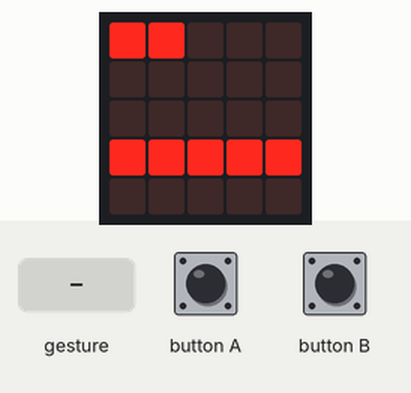
This program was run on a simulated BBC micro:bit (MakeCode). On the bench: the board's 5×5 LED display. Inputs (shaded band) come from the test bench. The interpreter's speed is modelled, so counts of loop turns are approximate; a tilt is held for 1.5 s and a shake lasts 1 s, then the board lies face up again; the 48×5 strip is a reading aid, not a part: it shows the text the display is scrolling, unrolled, one strip-width of it at a time.

Above: at 12.9 s.
13.0 s: button A pressed for 0.15 s
At 13.6 s:
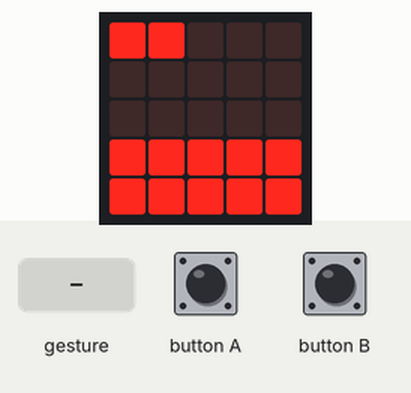
14.6 s: button B pressed for 0.15 s
At 15.9 s:
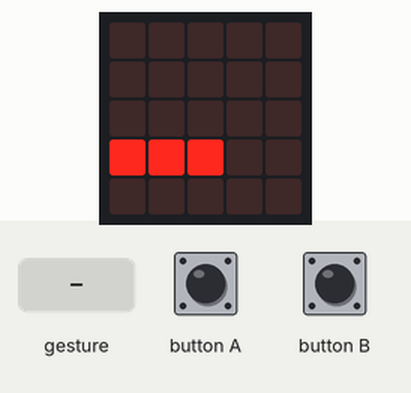
16.2 s: button A pressed for 0.15 s
At 17.3 s:
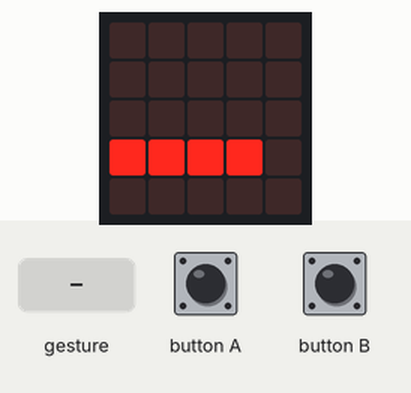
17.8 s: button B pressed for 0.15 s
At 18.6 s:
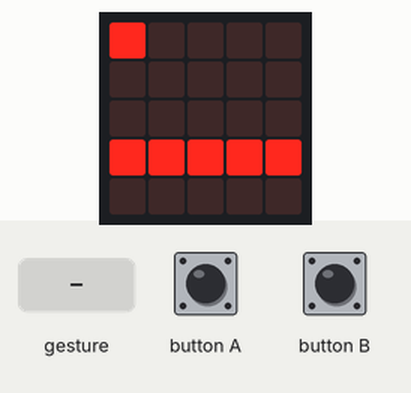
19.4 s: button B pressed for 0.15 s
At 19.8 s:
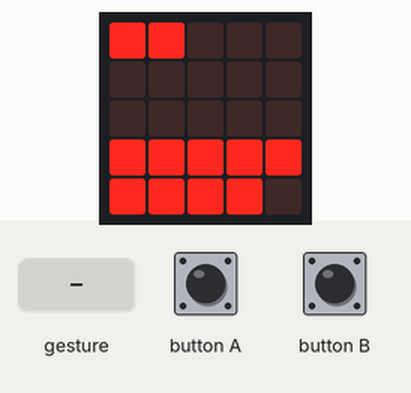
20.1 s: gesture 'shake'
At 36.6 s:
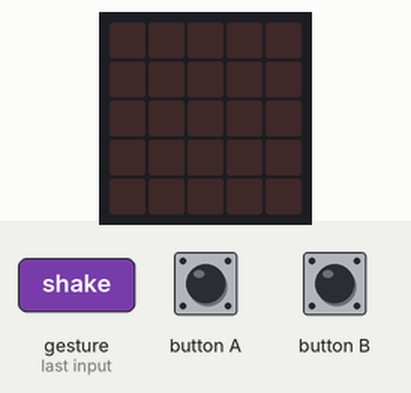

The program:

main.ts
```typescript
input.onGesture(Gesture.ScreenDown, function () {
    if (全局阶段str.compare("工作倒计时") == 0) {
        if (局部阶段num == 0) {
            局部阶段num = 1
        }
    }
})
function 清空时间显示状态 () {
    上次绘制的时间m = 0
    当前闪烁状态01 = 0
}
function 等待阶段结束 (阶段Str: string) {
    while (全局阶段str.compare(阶段Str) == 0) {
        basic.pause(100)
    }
}
// 番茄时长 25 到 60
//
// 短休息 3 到 5
//
// 长休息 15 到 30
function 显示符号时间 (时间m: number, 闪烁b: boolean) {
    if (上次绘制的时间m != 时间m) {
        basic.clearScreen()
        绘图索引X = 0
        while (绘图索引X < Math.idiv(时间m - 1, 10)) {
            led.plot(绘图索引X, 0)
            绘图索引X += 1
        }
        临时值 = 0
        while (临时值 < 时间m - Math.idiv(时间m - 1, 10) * 10) {
            if (临时值 < 5) {
                绘图索引X = 临时值
                绘图索引Y = 3
            } else {
                绘图索引X = 临时值 % 5
                绘图索引Y = 4
            }
            led.plot(绘图索引X, 绘图索引Y)
            临时值 += 1
        }
        上次绘制的时间m = 时间m
    }
    if (闪烁b && 时间m > 0) {
        临时值 = Math.trunc(input.runningTime() / 500) % 2
        if (当前闪烁状态01 != 临时值) {
            if (当前闪烁状态01 == 0) {
                led.unplot(绘图索引X, 绘图索引Y)
            } else {
                led.plot(绘图索引X, 绘图索引Y)
            }
            当前闪烁状态01 = 临时值
        }
    }
}
input.onButtonPressed(Button.A, function () {
    if (全局阶段str.compare("问候语") == 0) {
        led.stopAnimation()
    } else if (全局阶段str.compare("设置") == 0) {
        if (局部阶段num == 0) {
            番茄时间长度m = 番茄时间长度m + 5
            if (番茄时间长度m > 60) {
                番茄时间长度m = 25
            }
        } else if (局部阶段num == 1) {
            短休息长度m = 短休息长度m + 1
            if (短休息长度m > 5) {
                短休息长度m = 3
            }
        } else if (局部阶段num == 2) {
            长休息长度m = 长休息长度m + 5
            if (长休息长度m > 30) {
                长休息长度m = 15
            }
        }
    } else if (全局阶段str.compare("等待响应") == 0) {
        led.stopAnimation()
        设置当前阶段("所有任务结束")
    }
})
input.onGesture(Gesture.Shake, function () {
    if (全局阶段str.compare("工作倒计时") == 0) {
        设置当前阶段("等待响应")
        if (番茄时间长度m - 当前倒计时时间ms / 60000 <= 5) {
            basic.showString("Retry Or GiveUp?")
        } else {
            basic.showString("GiveUp?")
        }
    } else if (全局阶段str.compare("等待响应") == 0) {
        led.stopAnimation()
        恢复前一阶段()
    }
})
function 进入倒计时 (阶段str: string, 时长m: number) {
    if (全局阶段str.compare(阶段str) == 0) {
        当前时段起始时间ms = input.runningTime()
        当前倒计时时间ms = 时长m * 60000
        while (全局阶段str.compare(阶段str) == 0 || 全局阶段str.compare("等待响应") == 0) {
            basic.pause(100)
            if (全局阶段str.compare(阶段str) == 0) {
                if (局部阶段num == 0) {
                    当前倒计时时间ms = 当前倒计时时间ms - (input.runningTime() - 当前时段起始时间ms)
                    当前时段起始时间ms = input.runningTime()
                    if (当前倒计时时间ms < 0) {
                        设置当前阶段("倒计时结束")
                    }
                }
            } else {
                当前时段起始时间ms = input.runningTime()
            }
        }
    }
}
function 设置当前阶段 (阶段Str: string) {
    前一全局阶段str = 全局阶段str
    前一局部阶段num = 局部阶段num
    全局阶段str = 阶段Str
    局部阶段num = 0
}
function 恢复前一阶段 () {
    全局阶段str = 前一全局阶段str
    局部阶段num = 前一局部阶段num
}
input.onButtonPressed(Button.B, function () {
    if (全局阶段str.compare("问候语") == 0) {
        led.stopAnimation()
    } else if (全局阶段str.compare("设置") == 0) {
        局部阶段num += 1
        if (局部阶段num > 2) {
            设置当前阶段("工作倒计时")
        }
    } else if (全局阶段str.compare("等待响应") == 0) {
        led.stopAnimation()
        设置当前阶段("放弃番茄钟")
    }
})
function 初始化状态 () {
    // 全局和局部阶段为 ：
    // 问候语
    // 设置
    // >0: 设置番茄时间长度
    // >1: 设置短休息长度
    // >2: 设置长休息长度
    // 工作倒计时
    // >0: 正常
    // >1: 暂停
    // 短时间倒计时
    // 长时间倒计时
    // 倒计时结束
    //
    // 等待响应
    // 放弃番茄钟
    //
    // 所有任务结束
    //
    // 注：所有以“倒计时”结尾的阶段，都会进入倒计时状态
    全局阶段str = "问候语"
    局部阶段num = 0
    番茄时间长度m = 25
    短休息长度m = 3
    长休息长度m = 15
    上次绘制的时间m = -1
    当前闪烁状态01 = 0
    番茄钟累积num = 0
}
input.onGesture(Gesture.ScreenUp, function () {
    if (全局阶段str.compare("工作倒计时") == 0) {
        if (局部阶段num == 1) {
            局部阶段num = 0
        }
    }
})
let 番茄钟累积num = 0
let 前一局部阶段num = 0
let 前一全局阶段str = ""
let 当前时段起始时间ms = 0
let 当前倒计时时间ms = 0
let 长休息长度m = 0
let 短休息长度m = 0
let 番茄时间长度m = 0
let 绘图索引Y = 0
let 临时值 = 0
let 绘图索引X = 0
let 当前闪烁状态01 = 0
let 上次绘制的时间m = 0
let 局部阶段num = 0
let 全局阶段str = ""
初始化状态()
basic.showString("Tomato Clock")
设置当前阶段("设置")
basic.forever(function () {
    等待阶段结束("设置")
    while (全局阶段str.compare("所有任务结束") != 0) {
        if (全局阶段str.compare("放弃番茄钟") == 0) {
            清空时间显示状态()
            设置当前阶段("工作倒计时")
        }
        进入倒计时("工作倒计时", 番茄时间长度m)
        if (全局阶段str.compare("倒计时结束") == 0) {
            番茄钟累积num += 1
            if (番茄钟累积num % 4 == 0) {
                设置当前阶段("长时间倒计时")
                进入倒计时("长时间倒计时", 长休息长度m)
            } else {
                设置当前阶段("短时间倒计时")
                进入倒计时("短时间倒计时", 短休息长度m)
            }
        }
    }
    while (true) {
        basic.showString(" U Win:")
        basic.showString("" + (番茄钟累积num))
        basic.pause(10000)
    }
})
control.inBackground(function () {
    while (true) {
        if (全局阶段str.compare("设置") == 0) {
            if (局部阶段num == 0) {
                显示符号时间(番茄时间长度m, false)
            } else if (局部阶段num == 1) {
                显示符号时间(短休息长度m, false)
            } else if (局部阶段num == 2) {
                显示符号时间(长休息长度m, false)
            }
        } else if (全局阶段str.indexOf("倒计时") == 全局阶段str.length - 3) {
            if (局部阶段num == 0) {
                显示符号时间(Math.ceil(当前倒计时时间ms / 60000), true)
            } else if (局部阶段num == 1) {
                显示符号时间(Math.ceil(当前倒计时时间ms / 60000), false)
            }
        }
        basic.pause(50)
    }
})
```

test.ts
```typescript
// 在此处测试；当此软件包作为插件使用时，将不会编译此软件包。
```

Measured:
- after the input at 13.0 s, the display: changes after 0.15 s (image 1)
- after the input at 14.6 s, the display: changes after 0.15 s (image 2)
- after the input at 16.2 s, the display: changes after 0.16 s (image 3)
- after the input at 17.8 s, the display: changes after 0.16 s (image 4)
- after the input at 19.4 s, the display: first changes after 0.16 s (image 5 shows a later state)
- what the display in image 5 shows lasts 0.4 s, from 19.6 s to 20.0 s
